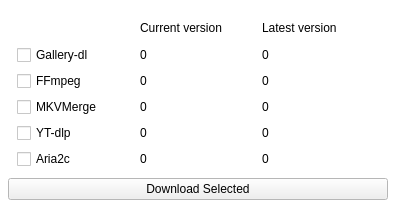
<?xml version="1.0" encoding="UTF-8"?>
<ui version="4.0">
 <class>Form</class>
 <widget class="QWidget" name="Form">
  <property name="geometry">
   <rect>
    <x>0</x>
    <y>0</y>
    <width>396</width>
    <height>208</height>
   </rect>
  </property>
  <property name="palette">
   <palette>
    <active>
     <colorrole role="Window">
      <brush brushstyle="SolidPattern">
       <color alpha="255">
        <red>255</red>
        <green>255</green>
        <blue>255</blue>
       </color>
      </brush>
     </colorrole>
    </active>
    <inactive>
     <colorrole role="Window">
      <brush brushstyle="SolidPattern">
       <color alpha="255">
        <red>255</red>
        <green>255</green>
        <blue>255</blue>
       </color>
      </brush>
     </colorrole>
    </inactive>
    <disabled>
     <colorrole role="Base">
      <brush brushstyle="SolidPattern">
       <color alpha="255">
        <red>255</red>
        <green>255</green>
        <blue>255</blue>
       </color>
      </brush>
     </colorrole>
     <colorrole role="Window">
      <brush brushstyle="SolidPattern">
       <color alpha="255">
        <red>255</red>
        <green>255</green>
        <blue>255</blue>
       </color>
      </brush>
     </colorrole>
    </disabled>
   </palette>
  </property>
  <property name="windowTitle">
   <string>Form</string>
  </property>
  <layout class="QHBoxLayout" name="horizontalLayout">
   <property name="leftMargin">
    <number>8</number>
   </property>
   <property name="topMargin">
    <number>8</number>
   </property>
   <property name="rightMargin">
    <number>8</number>
   </property>
   <property name="bottomMargin">
    <number>8</number>
   </property>
   <item>
    <widget class="QWidget" name="widget_2" native="true">
     <layout class="QVBoxLayout" name="verticalLayout">
      <property name="spacing">
       <number>0</number>
      </property>
      <property name="leftMargin">
       <number>0</number>
      </property>
      <property name="topMargin">
       <number>0</number>
      </property>
      <property name="rightMargin">
       <number>0</number>
      </property>
      <property name="bottomMargin">
       <number>0</number>
      </property>
      <item>
       <widget class="QWidget" name="widget" native="true">
        <layout class="QGridLayout" name="gridLayout">
         <item row="0" column="0">
          <spacer name="horizontalSpacer">
           <property name="orientation">
            <enum>Qt::Orientation::Horizontal</enum>
           </property>
           <property name="sizeType">
            <enum>QSizePolicy::Policy::Ignored</enum>
           </property>
           <property name="sizeHint" stdset="0">
            <size>
             <width>40</width>
             <height>20</height>
            </size>
           </property>
          </spacer>
         </item>
         <item row="5" column="2">
          <widget class="QLabel" name="cfg_l4">
           <property name="text">
            <string>0</string>
           </property>
          </widget>
         </item>
         <item row="3" column="1">
          <widget class="QLabel" name="cfg_c2">
           <property name="text">
            <string>0</string>
           </property>
          </widget>
         </item>
         <item row="6" column="2">
          <widget class="QLabel" name="cfg_l5">
           <property name="text">
            <string>0</string>
           </property>
          </widget>
         </item>
         <item row="1" column="2">
          <widget class="QLabel" name="cfg_l1">
           <property name="text">
            <string>0</string>
           </property>
          </widget>
         </item>
         <item row="0" column="2">
          <widget class="QLabel" name="label_12">
           <property name="text">
            <string>Latest version</string>
           </property>
          </widget>
         </item>
         <item row="3" column="0">
          <widget class="QCheckBox" name="cfg_ffmpeg">
           <property name="toolTip">
            <string>&lt;html&gt;&lt;head/&gt;&lt;body&gt;&lt;p&gt;FFmpeg is used by gallery-dl to convert media to other formats&lt;br/&gt;Source: https://ffmpeg.org/&lt;/p&gt;&lt;/body&gt;&lt;/html&gt;</string>
           </property>
           <property name="text">
            <string>FFmpeg</string>
           </property>
          </widget>
         </item>
         <item row="3" column="2">
          <widget class="QLabel" name="cfg_l2">
           <property name="text">
            <string>0</string>
           </property>
          </widget>
         </item>
         <item row="6" column="0">
          <widget class="QCheckBox" name="cfg_aria2c">
           <property name="toolTip">
            <string>&lt;html&gt;&lt;head/&gt;&lt;body&gt;&lt;p&gt;Aria2c is used by YT-dlp to download youtube and nicovideo media faster&lt;br/&gt;Source: https://aria2.github.io/&lt;/p&gt;&lt;/body&gt;&lt;/html&gt;</string>
           </property>
           <property name="text">
            <string>Aria2c</string>
           </property>
          </widget>
         </item>
         <item row="5" column="0">
          <widget class="QCheckBox" name="cfg_ytdlp">
           <property name="toolTip">
            <string>&lt;html&gt;&lt;head/&gt;&lt;body&gt;&lt;p&gt;YT-dlp is used to download youtube and nicovideo media&lt;br/&gt;Source: https://github.com/yt-dlp/yt-dlp&lt;/p&gt;&lt;/body&gt;&lt;/html&gt;</string>
           </property>
           <property name="text">
            <string>YT-dlp</string>
           </property>
          </widget>
         </item>
         <item row="0" column="1">
          <widget class="QLabel" name="label_11">
           <property name="text">
            <string>Current version</string>
           </property>
          </widget>
         </item>
         <item row="1" column="1">
          <widget class="QLabel" name="cfg_c1">
           <property name="text">
            <string>0</string>
           </property>
          </widget>
         </item>
         <item row="4" column="1">
          <widget class="QLabel" name="cfg_c3">
           <property name="text">
            <string>0</string>
           </property>
          </widget>
         </item>
         <item row="4" column="0">
          <widget class="QCheckBox" name="cfg_mkvmerge">
           <property name="toolTip">
            <string>&lt;html&gt;&lt;head/&gt;&lt;body&gt;&lt;p&gt;MKVMerge is used by gallery-dl to convert media to high quality gifs&lt;br/&gt;source: https://mkvtoolnix.download/doc/mkvmerge.html&lt;/p&gt;&lt;/body&gt;&lt;/html&gt;</string>
           </property>
           <property name="text">
            <string>MKVMerge</string>
           </property>
          </widget>
         </item>
         <item row="1" column="0">
          <widget class="QCheckBox" name="cfg_gdl">
           <property name="toolTip">
            <string>&lt;html&gt;&lt;head/&gt;&lt;body&gt;&lt;p&gt;Gallery-dl is used to download media from many websites&lt;br/&gt;Source: https://github.com/mikf/gallery-dl&lt;/p&gt;&lt;/body&gt;&lt;/html&gt;</string>
           </property>
           <property name="text">
            <string>Gallery-dl</string>
           </property>
          </widget>
         </item>
         <item row="4" column="2">
          <widget class="QLabel" name="cfg_l3">
           <property name="text">
            <string>0</string>
           </property>
          </widget>
         </item>
         <item row="5" column="1">
          <widget class="QLabel" name="cfg_c4">
           <property name="text">
            <string>0</string>
           </property>
          </widget>
         </item>
         <item row="6" column="1">
          <widget class="QLabel" name="cfg_c5">
           <property name="text">
            <string>0</string>
           </property>
          </widget>
         </item>
        </layout>
       </widget>
      </item>
      <item>
       <widget class="QPushButton" name="btn_download">
        <property name="text">
         <string>Download Selected</string>
        </property>
       </widget>
      </item>
     </layout>
    </widget>
   </item>
  </layout>
 </widget>
 <resources/>
 <connections/>
</ui>
